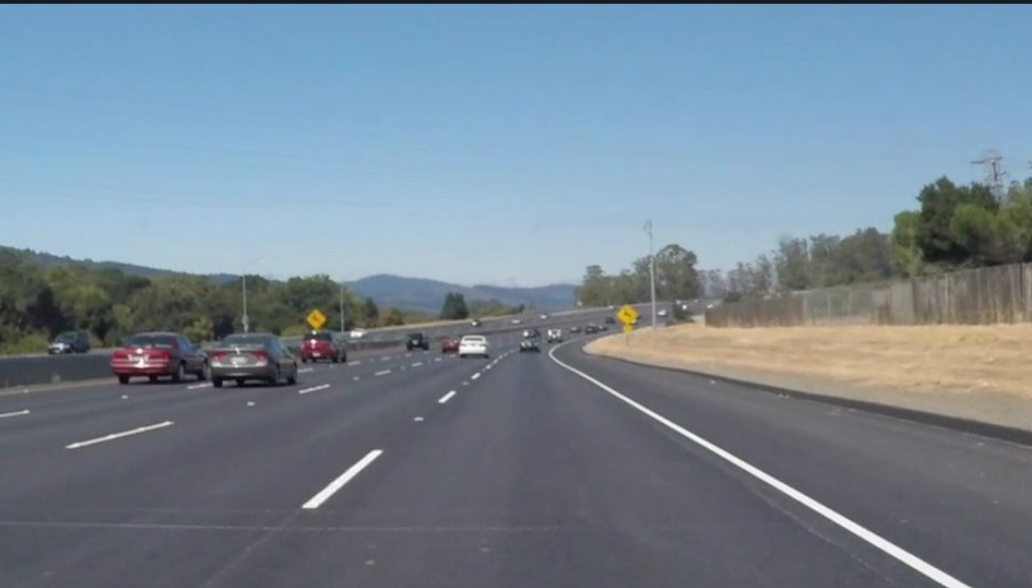
#> input picture Data/straight_lane.png, 1032 x 588 px, found by its file name
$ jupyter execute straight_lane_detection.ipynb
#> lines starting #> are read from the running program, lines starting #| are printed output that depends on the picture; after the words box and inside, x2 and y2 are one past the last pixel; in counts of white or black regions, pixels touching at a corner belong together
[cell 1]
import numpy as np
import cv2
import matplotlib.pyplot as plt

[cell 2]
image = cv2.imread('/home/veeransh/Desktop/self-driven-car-ai/Data/straight_lane.png')
#> image is the input picture: shape (588, 1032, 3); mean B, G, R 147.9, 134.2, 118.2
print('This image is:', type(image), 'with dimension:', image.shape)
#| This image is: <class 'numpy.ndarray'> with dimension: (588, 1032, 3)
plt.figure(figsize = (10, 10))
plt.subplot(1, 2, 1)
plt.imshow(cv2.cvtColor(image, cv2.COLOR_BGR2RGB))
plt.subplot(1, 2, 2)
plt.imshow(cv2.cvtColor(image, cv2.COLOR_BGR2GRAY), cmap = 'gray')
plt.show()
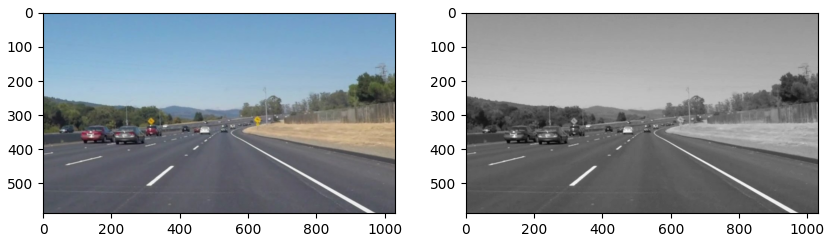
#> figure drawn by matplotlib, 2 panels

[cell 3]
import math

def grayscale(img):
    return cv2.cvtColor(img, cv2.COLOR_BGR2GRAY)
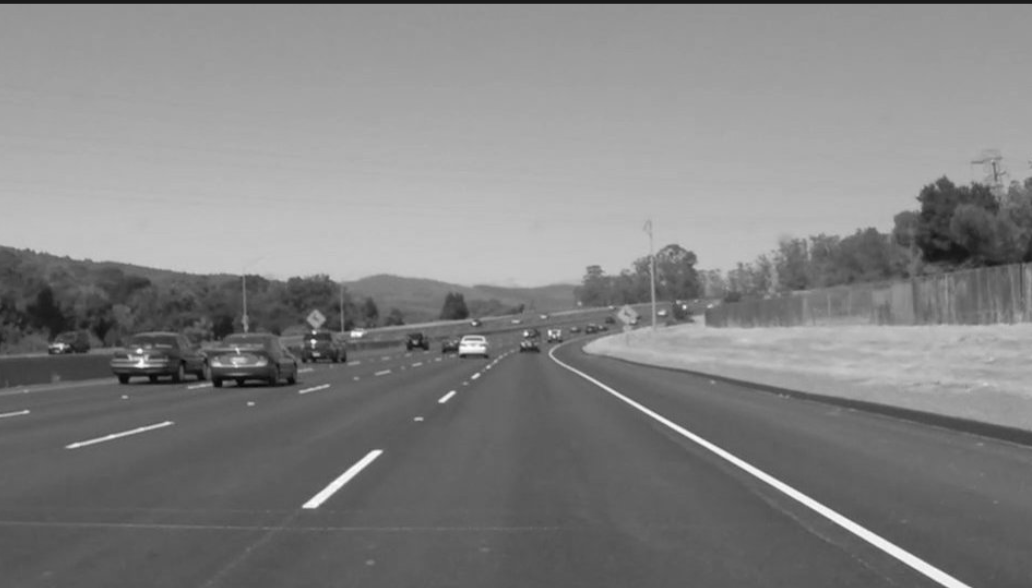
#> returned value: shape (588, 1032); min 6, max 253, mean 131

def canny(img, low_threshold, high_threshold):
#> called with low_threshold = 100, high_threshold = 150
    return cv2.Canny(img, low_threshold, high_threshold)
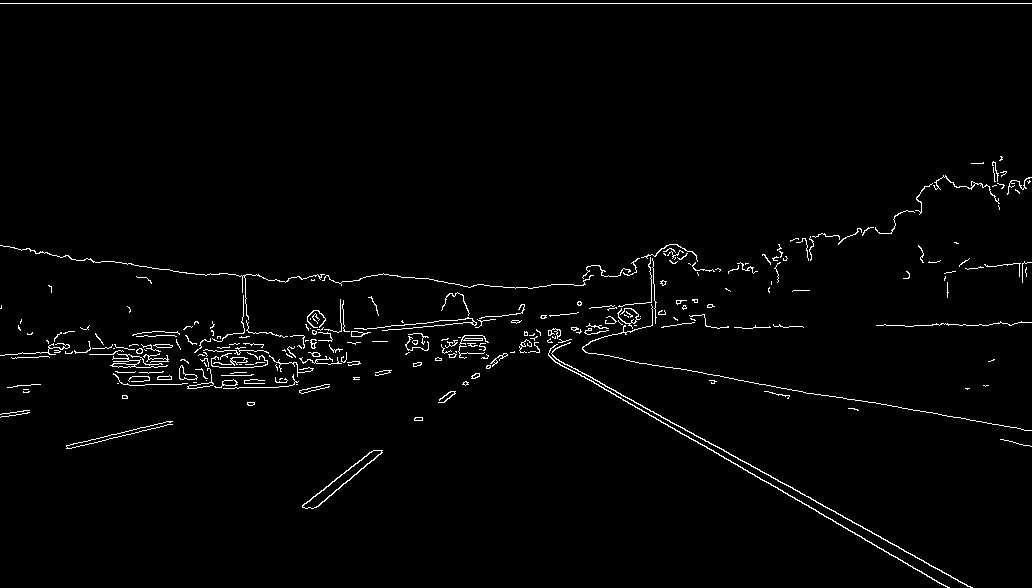
#> returned value: shape (588, 1032); 1.8% white in thin lines or dots

def gaussian_blur(img, kernel_size):
#> called with kernel_size = 5
    return cv2.GaussianBlur(img, (kernel_size, kernel_size), 0)

def region_of_interest(img, vertices):
    mask = np.zeros_like(img)
    if len(img.shape) > 2:
        channel_count = img.shape[2]
        ignore_mask_color = (255,) * channel_count
    else:
        ignore_mask_color = 255
    cv2.fillPoly(mask, vertices, ignore_mask_color)
    masked_image = cv2.bitwise_and(img, mask)
    return masked_image

[cell 4]
plt.figure(figsize = (15, 10))

plt.subplot(2, 2, 1)
plt.imshow(grayscale(image), cmap = 'gray')
plt.title('grayscale')

plt.subplot(2, 2, 2)
plt.imshow(canny(image, 100, 150))
plt.title('canny edge detection')

plt.subplot(2, 2, 3)
plt.imshow(gaussian_blur(canny(image, 100, 150), 5))
plt.title('gaussian blur k=5')

plt.subplot(2, 2, 4)
plt.imshow(gaussian_blur(canny(image, 100, 150), 7))
plt.title('gaussian blur k=7')

plt.show()

[cell 5]
blurred = gaussian_blur(canny(image, 100, 150), 7)
rows, cols = image.shape[:2]
#> rows = 588; cols = 1032
bottom_left  = [int(cols*0.05), int(rows*0.95)]
#> bottom_left = [51, 558]
top_left     = [int(cols*0.35), int(rows*0.65)]
#> top_left = [361, 382]
bottom_right = [int(cols*0.95), int(rows*0.95)]
#> bottom_right = [980, 558]
top_right    = [int(cols*0.65), int(rows*0.65)]
#> top_right = [670, 382]
vertices = np.array([[bottom_left, top_left, top_right, bottom_right]], dtype=np.int32)

[cell 6]
copied = np.copy(blurred)
cv2.line(copied,tuple(bottom_left),tuple(bottom_right), (255, 0, 0), 5)
cv2.line(copied,tuple(bottom_right),tuple(top_right), (255, 0, 0), 5)
cv2.line(copied,tuple(top_left),tuple(bottom_left), (255, 0, 0), 5)
cv2.line(copied,tuple(top_left),tuple(top_right), (255, 0, 0), 5)
plt.imshow(copied)
plt.show()

[cell 7]
copied = np.copy(blurred)
plt.imshow(region_of_interest(copied,vertices))
#> in region_of_interest, `cv2.fillPoly(mask, vertices, ignore_mask_color)`:
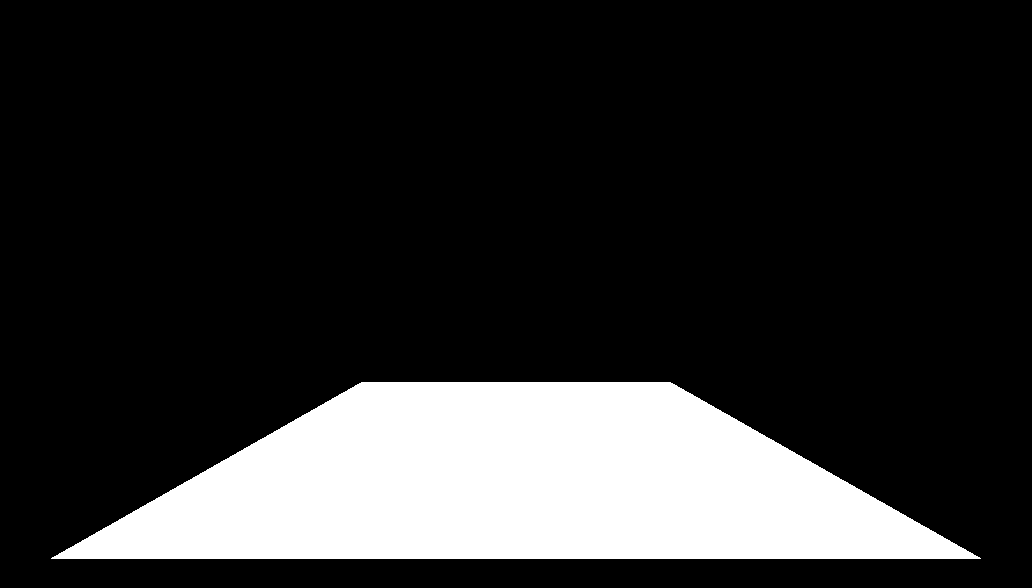
#> mask: shape (588, 1032); 18.1% white; 1 white region, box (x1, y1, x2, y2) and area: (51, 382, 981, 559) 109874
#> in region_of_interest, `masked_image = cv2.bitwise_and(img, mask)`:
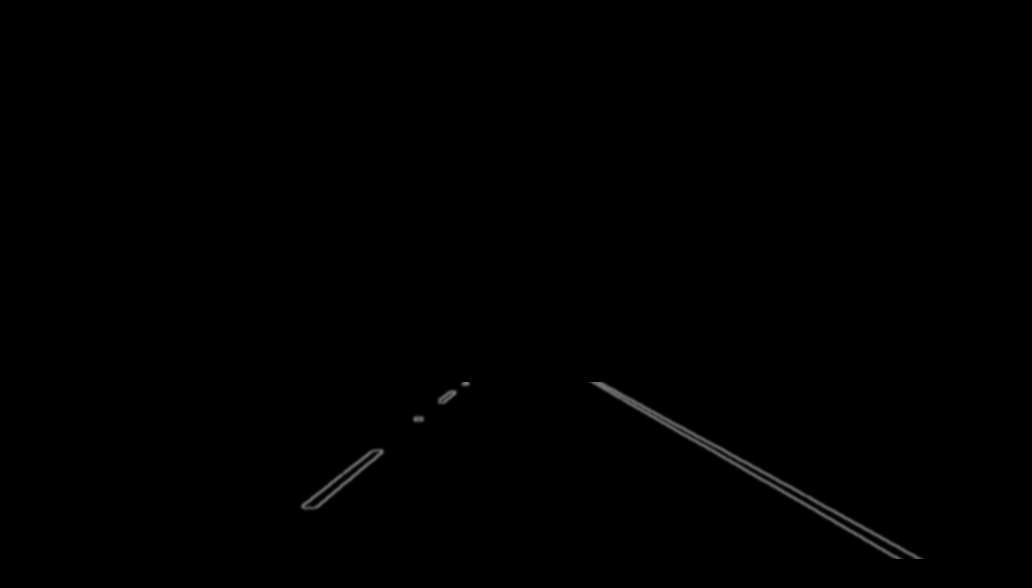
#> masked_image: shape (588, 1032); min 0, max 122, mean 0.6
plt.show()

[cell 8]
interested = region_of_interest(copied,vertices)
plt.figure(figsize = (15, 10))
plt.subplot(1,2,1)
where_left = np.where(interested[:,:interested.shape[1]//2] > 80)
#> where_left = 432 positions, rows 382 to 507, columns 302 to 468
plt.imshow(interested)
plt.scatter(where_left[1],where_left[0],color='r')
plt.subplot(1,2,2)
where_right = np.where(interested[:,interested.shape[1]//2:] > 80)
#> where_right = 1265 positions, rows 382 to 558, columns 76 to 403
plt.imshow(interested)
plt.scatter(where_right[1]+interested.shape[1]//2,where_right[0],color='r')
plt.show()
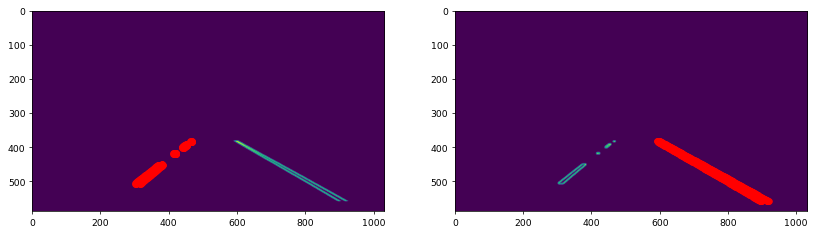
#> figure drawn by matplotlib, 2 panels

[cell 9]
dot_top_left = [np.max(where_left[1]),np.min(where_left[0])]
#> dot_top_left = [468, 382]
pseudo_bottom_left = [np.min(where_left[1]),np.max(where_left[0])]
#> pseudo_bottom_left = [302, 507]
m_left, c_left = np.polyfit([pseudo_bottom_left[1],dot_top_left[1]],
                           [pseudo_bottom_left[0],dot_top_left[0]],1)
#> m_left = -1.33; c_left = 975.3
dot_bottom_left = [int(image.shape[0]*m_left+c_left),image.shape[0]]
#> dot_bottom_left = [194, 588]
plt.imshow(interested)
plt.scatter(np.max(where_left[1]),np.min(where_left[0]),color='r')
plt.scatter(int(image.shape[0]*m_left+c_left),image.shape[0],color='r')
plt.show()
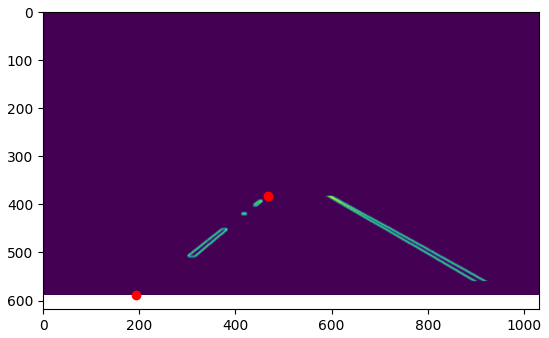
#> figure drawn by matplotlib, 1 panel

[cell 10]
dot_top_right = [image.shape[1]//2+np.min(where_right[1]),np.min(where_right[0])]
#> dot_top_right = [592, 382]
pseudo_bottom_right = [image.shape[1]//2+np.max(where_right[1]),np.max(where_right[0])]
#> pseudo_bottom_right = [919, 558]
m_right, c_right = np.polyfit([pseudo_bottom_right[1],dot_top_right[1]],
                           [pseudo_bottom_right[0],dot_top_right[0]],1)
#> m_right = 1.86; c_right = -117.7
dot_bottom_right = [int(image.shape[0]*m_right+c_right),image.shape[0]]
#> dot_bottom_right = [974, 588]
plt.imshow(interested)
plt.scatter(image.shape[1]//2+np.min(where_right[1]),np.min(where_right[0]),color='r')
plt.scatter(int(image.shape[0]*m_right+c_right),image.shape[0],color='r')
plt.show()

[cell 11]
# Adjust these coordinates to move and resize the polygon and lines
bottom_left = [100, 350]
bottom_right = [500, 350]
top_right = [450, 250]
top_left = [150, 250]

dot_top_left = [150, 250]
dot_bottom_left = [100, 350]
dot_top_right = [450, 250]
dot_bottom_right = [500, 350]

[cell 12]
plt.figure(figsize = (15, 7))
copied = np.copy(cv2.cvtColor(image, cv2.COLOR_BGR2RGB))
#> copied: shape (588, 1032, 3)
window_img = np.zeros_like(copied)
polyfill = np.array([bottom_left,bottom_right,top_right,top_left])
cv2.fillPoly(window_img, pts =[polyfill], color=(0,255, 0))
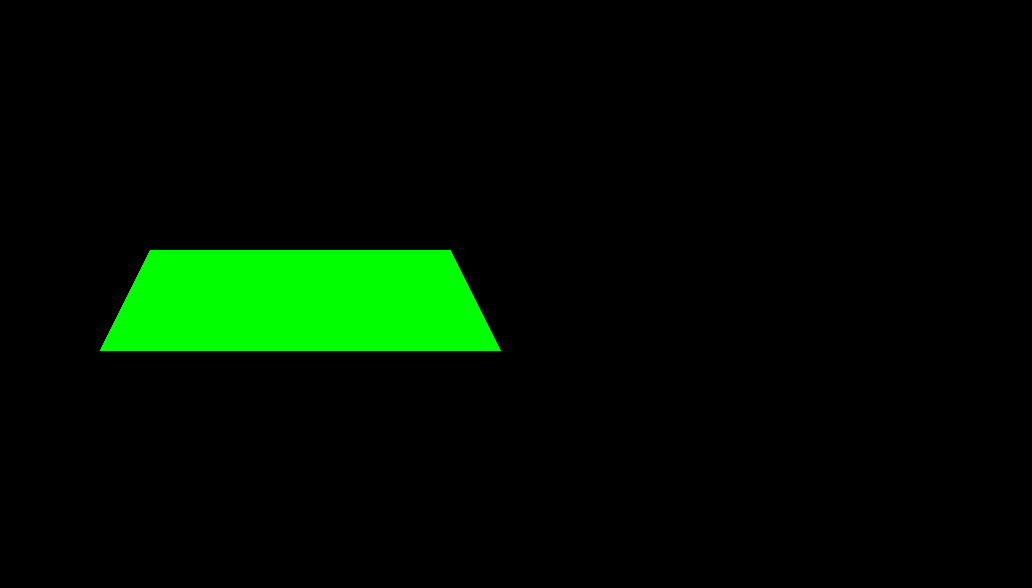
#> window_img: shape (588, 1032, 3); mean of channels 0, 1, 2 0, 14.9, 0; drawn as B, G, R
copied = cv2.addWeighted(copied, 1, window_img, 0.3, 0)
cv2.line(copied,tuple(dot_top_left),tuple(dot_bottom_left),(255,0,0),5)
cv2.line(copied,tuple(dot_top_right),tuple(dot_bottom_right),(255,0,0),5)
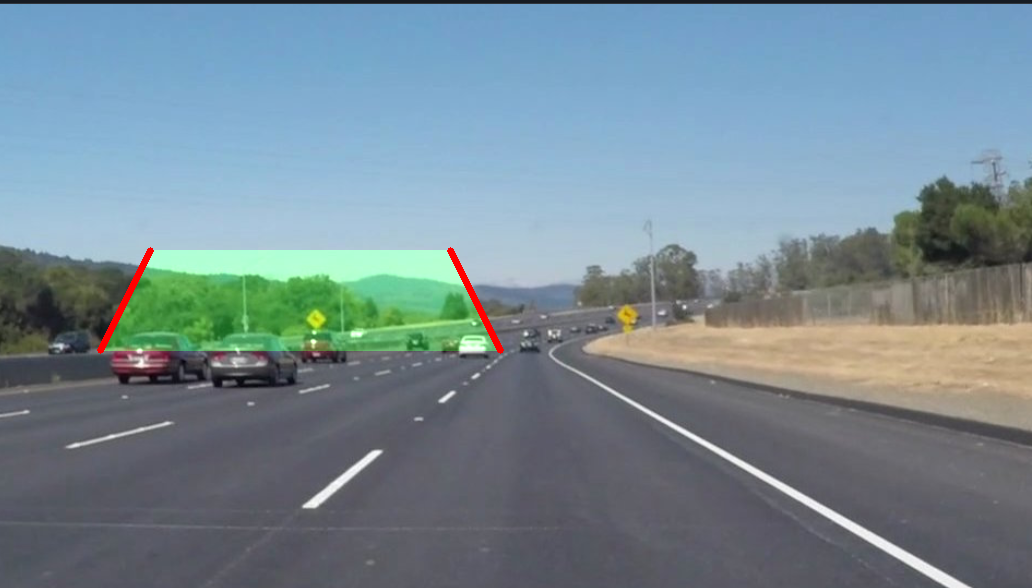
#> copied: shape (588, 1032, 3); mean R, G, B 118.6, 138, 147.6
plt.imshow(copied)
plt.show()

$ run again, with Data/curved_lane_detection.png copied over Data/straight_lane.png
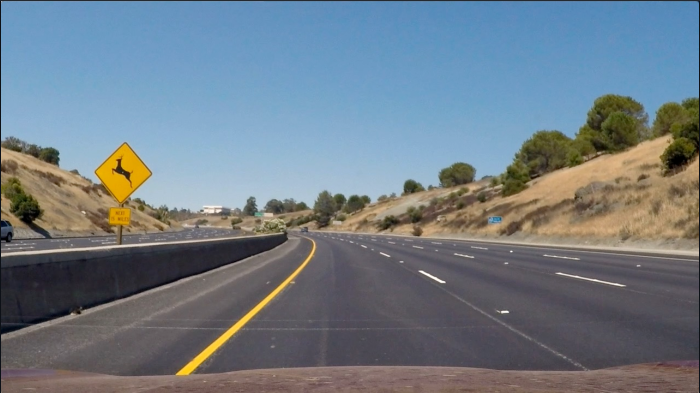
#> input picture Data/curved_lane_detection.png, 1400 x 786 px, found by its file name (shown at 1/2 size)
#> image is the input picture: shape (786, 1400, 3); mean B, G, R 133.4, 123.9, 112.3
#| This image is: <class 'numpy.ndarray'> with dimension: (786, 1400, 3)
#> in canny, `return cv2.Canny(img, low_threshold, high_threshold)`:
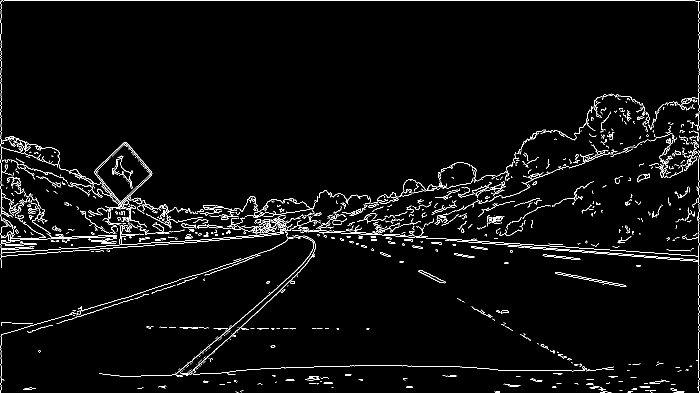
#> returned value: shape (786, 1400) (shown at 1/2 size); 3% white in thin lines or dots
#> mask: shape (786, 1400); 18.1% white; 1 white region, box (x1, y1, x2, y2) and area: (70, 510, 1331, 747) 199619
#> where_left = 1706 positions, rows 510 to 746, columns 294 to 676
#> where_right = 658 positions, rows 510 to 741, columns 33 to 480
#> dot_top_left = [676, 510]
#> pseudo_bottom_left = [294, 746]
#> m_left = -1.62; c_left = 1501.5
#> dot_bottom_left = [229, 786]
#> dot_top_right = [733, 510]
#> pseudo_bottom_right = [1180, 741]
#> m_right = 1.94; c_right = -253.9
#> dot_bottom_right = [1267, 786]
#> `cv2.line(copied,tuple(dot_top_right),tuple(dot_bottom_right),(255,0,0)..`:
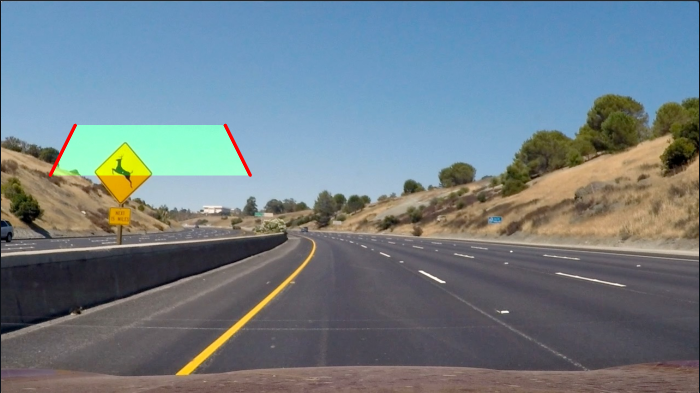
#> copied: shape (786, 1400, 3) (shown at 1/2 size); mean R, G, B 112.5, 125.9, 133.1

$ run again, with Data/green_traffic_light2.png copied over Data/straight_lane.png
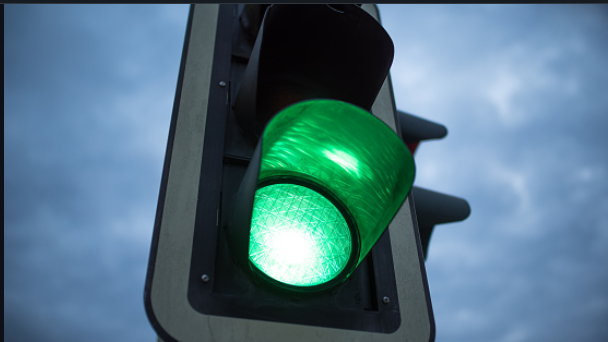
#> input picture Data/green_traffic_light2.png, 608 x 342 px, found by its file name
#> image is the input picture: shape (342, 608, 3); mean B, G, R 132.6, 116.6, 81.5
#| This image is: <class 'numpy.ndarray'> with dimension: (342, 608, 3)
#> in canny, `return cv2.Canny(img, low_threshold, high_threshold)`:
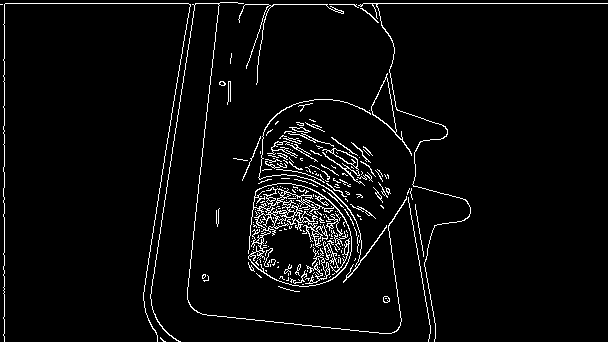
#> returned value: shape (342, 608); 4.1% white in thin lines or dots
#> mask: shape (342, 608); 18.2% white; 1 white region, box (x1, y1, x2, y2) and area: (30, 222, 578, 325) 37778
#> where_left = 1180 positions, rows 222 to 324, columns 148 to 303
#> where_right = 1987 positions, rows 222 to 302, columns 0 to 122
#> dot_top_left = [303, 222]
#> pseudo_bottom_left = [148, 324]
#> m_left = -1.52; c_left = 640.4
#> dot_bottom_left = [120, 342]
#> dot_top_right = [304, 222]
#> pseudo_bottom_right = [426, 302]
#> m_right = 1.52; c_right = -34.55
#> dot_bottom_right = [487, 342]
#> `cv2.line(copied,tuple(dot_top_right),tuple(dot_bottom_right),(255,0,0)..`:
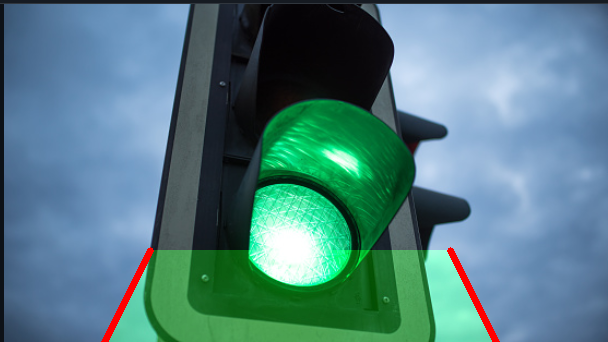
#> copied: shape (342, 608, 3); mean R, G, B 82.5, 126.2, 131.4
